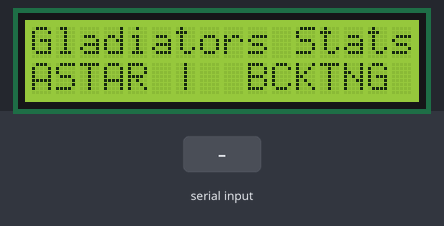
Bench run of a sketch on a simulated Arduino Uno, built with avr-gcc and run on an emulated ATmega328P. Shown: 16×2 character LCD. The inputs (shaded band) are chosen by the test bench.

Above: at 1.2 s.
1.3 s: "," received over Serial
At 3.6 s:
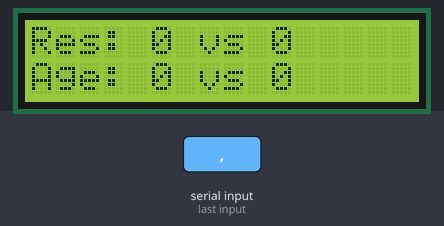
At 7.6 s:
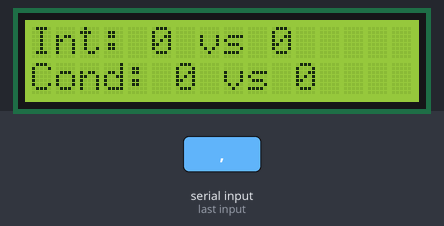
Timing chart, 0 to 9.1 s (numbered marks = the images above; inputs shaded):
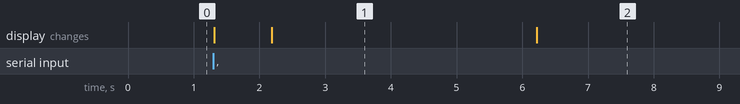

The sketch:

lcdDisplay.ino
```cpp
#include <Wire.h>
#include <LiquidCrystal_I2C.h>
#include <stdlib.h>

LiquidCrystal_I2C lcd(0x27,2,1,0,4,5,6,7,3,POSITIVE);

void setup() {
  lcd.begin(16,2);
  lcd.backlight();
  Serial.begin(9600);
  lcd.setCursor(0,0);
  lcd.print("Gladiators Stats");
  lcd.setCursor(0,1);
  lcd.print("ASTAR |  BCKTNG");
}

int input,num;
int buff[50];
int info[12];
int infoIndex=0;
int j=-1;

int calc(){
    int num=0,x=0;
    for(x;x<=j;x++)

          num=num+(buff[x]-48)*pow(10,j-x);

          if(num>100) num++;
    return num;
}

void loop() {

  if(Serial.available()>0){

      input = Serial.read();

      if(input==','){
            num=calc();
            j=-1;

            lcd.clear();
            lcd.setCursor(0,0);
            lcd.print("Recieving: "+ String(num));
            delay(850);

            if(num==0){

              lcd.clear();
              lcd.setCursor(0,0);
              lcd.print("Res: "+String(info[0])+" vs "+String(info[1]));
              lcd.setCursor(0,1);
              lcd.print("Age: "+String(info[2])+" vs "+String(info[3]));
              delay(4000);
              lcd.clear();
              lcd.setCursor(0,0);
              lcd.print("Int: "+String(info[4])+" vs "+String(info[5]));
              lcd.setCursor(0,1);
              lcd.print("Cond: "+String(info[6])+" vs "+String(info[7]));
              delay(4000);
              lcd.clear();
              lcd.setCursor(0,0);
              lcd.print("UpStr: "+String(info[7])+" vs "+String(info[8]));
              lcd.setCursor(0,1);
              lcd.print("DwStr: "+String(info[9])+" vs "+String(info[10]));
              delay(4000);

              lcd.clear();
              lcd.setCursor(0,0);
              lcd.print("Gladiators Stats");
              lcd.setCursor(0,1);
              lcd.print("ASTAR |  BCKTNG");
            }else{
              info[infoIndex] = num;
              infoIndex++;
            }
        }else{
            j++;
            buff[j]=input;
        }

    }
}
```

Measured:
- after the input at 1.3 s, the display: first changes at once (image 1 shows a later state)
- what the display in image 1 shows lasts 4.0 s, from 2.2 s to 6.2 s
